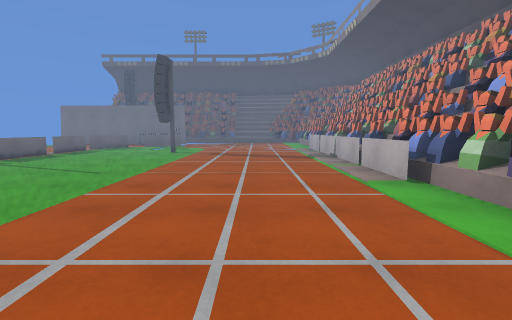
View 1 (above)

20 first-person views from a walk through a Unity game level. The camera is 1.3 m above the floor, tilts 6° down and sees 85° across. The floor is counted in squares, 2.01 m on a side. Each view is taken from the middle of a square. On the plan, view 1 faces up. The plan holds only what a view shows up to about 9 squares ahead; the rest is blank. The place goes on beyond the plan. The player is left out. Surface patterns are stand-ins for the level's own textures.

View 2
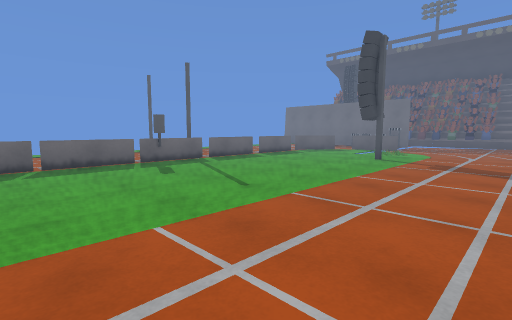

View 3
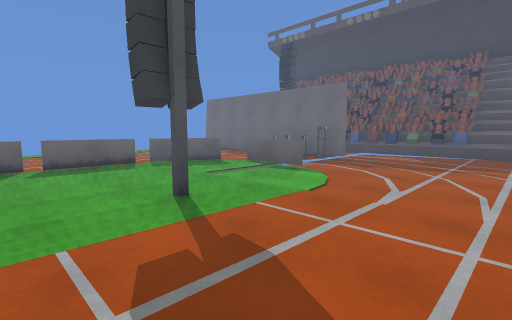

View 4
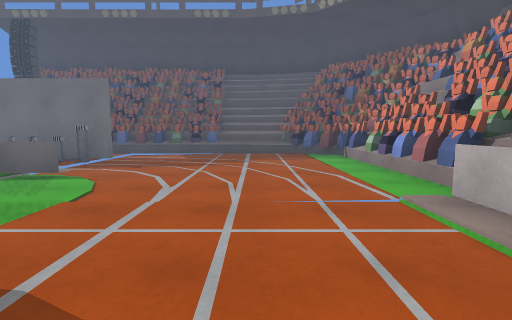

View 5
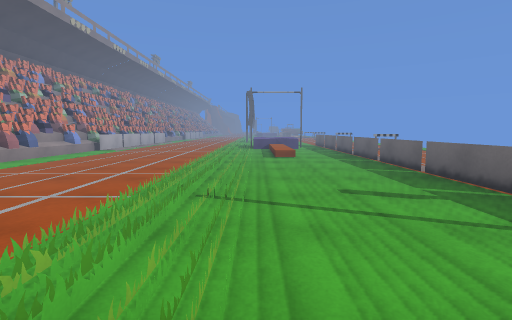

View 6
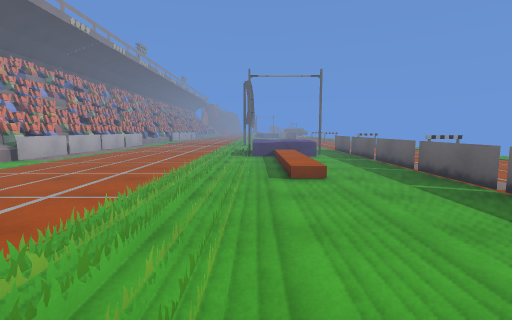

View 7
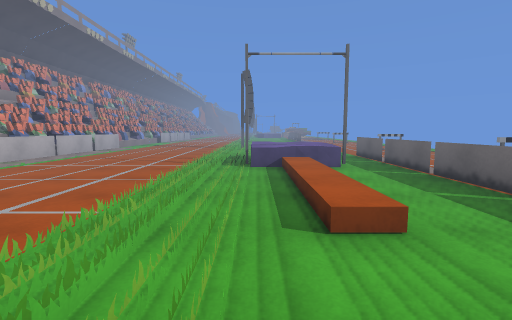

View 8
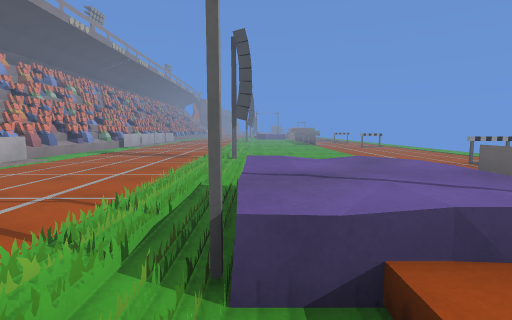

View 9
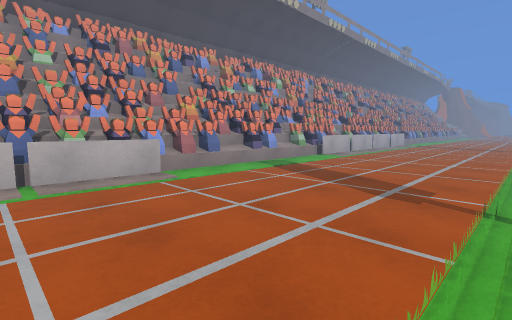

View 10
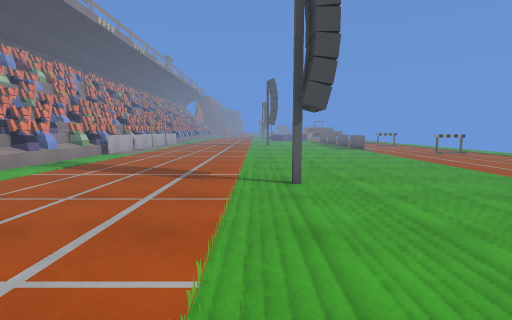

View 11
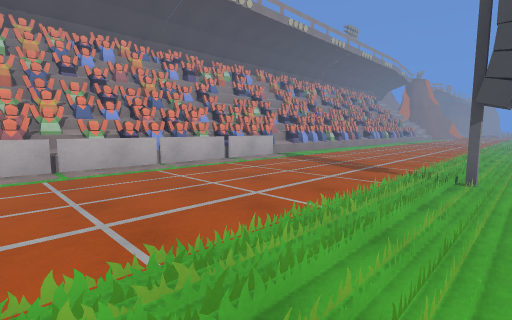

View 12
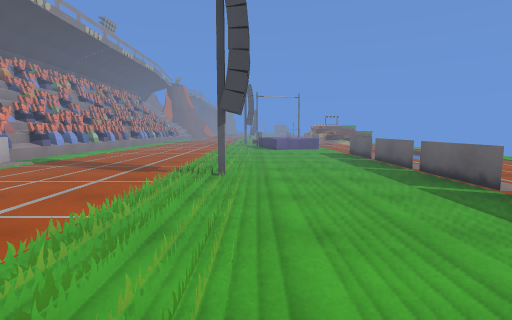

View 13
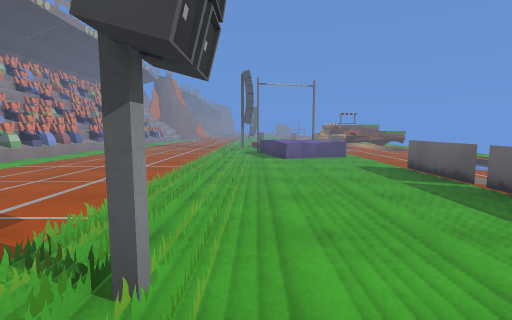

View 14
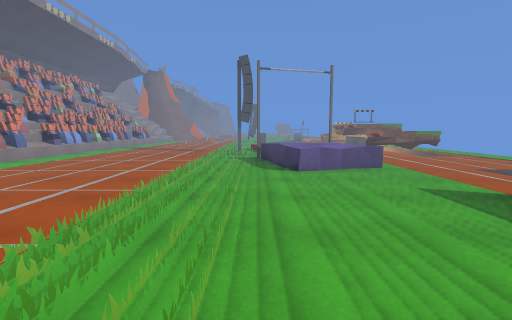

View 15
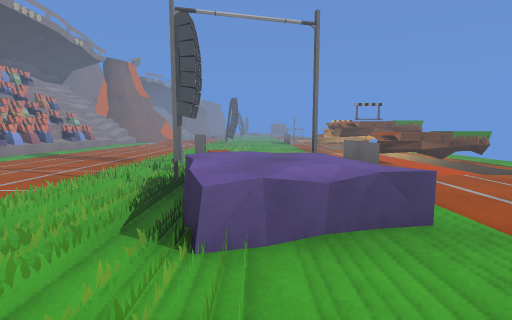

View 16
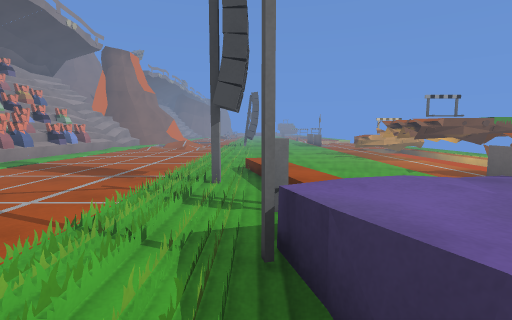

View 17
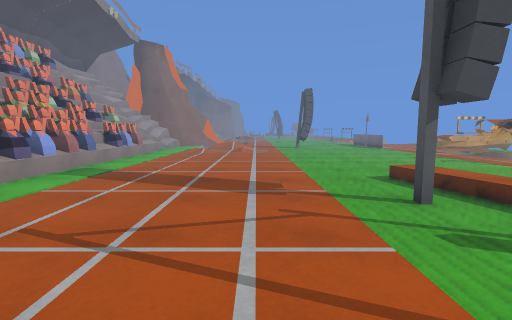

View 18
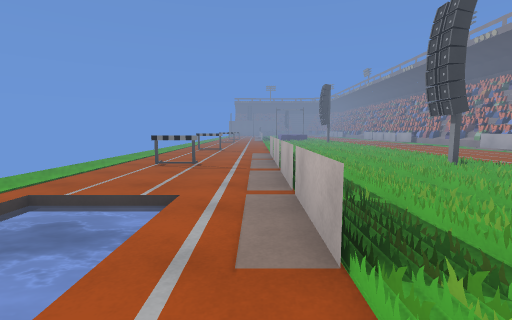

View 19
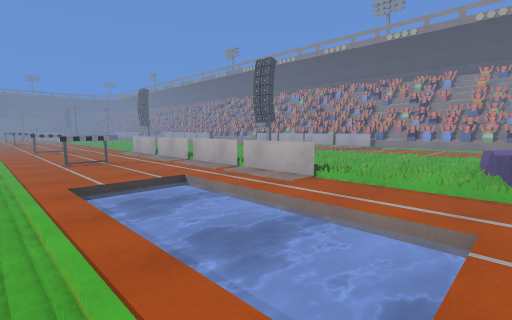

View 20
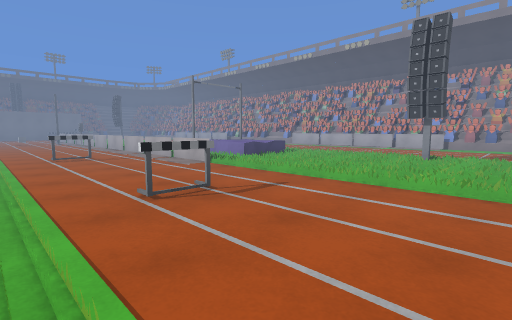

### Floor plan
Key: @ floor where view 1 was taken; # wall or solid block; x gap in a wall; . main floor; - floor 0.25 m lower than the main floor; : floor 0.75 m higher than the main floor; / step, stairs or slope; = window, fence, low wall or low ledge; ≈ water the walk keeps out of; ^ raised ledge.
Columns run from 9 left of view 1 to 3 right of it. Each row starts with its distance up from view 1.
 16     ####=#=#
 15      /////##
 14    ##......##
 13    .##.....##
 12    ......../#
 11     ==...../#
 10    ==....../#
  9    x.......##
  8   .=...#...##
  7   .=.......=#
  6    =.......=#
  5    #.......##
  4    =.......##
  3    =........#
  2    =........#
  1  ..=........#
  0  ..=.....@..#
 -1 ...=........#
 -2 ...=.......##
 -3 .#.=x=#....##
 -4 ...=.=:....#
 -5 ...=.==....#
 -6 ....  .....##
 -7 .... ......##
 -8 .......#....#
 -9 ............#
-10 ............#
-11 ............#
-12  ...........#
-13 ...........##
-14 ...........=#
-15 ...=.......##
-16 ...=.......##
-17 .#.=...#...##
-18 ...=.......##
-19 ...=......./#
-20 .≈≈=......./#
-21 .≈≈......../#
-22 .≈≈......../#
-23 ..../:...../#
-24 ....=:...../#
-25 .//=#//..../#
-26 .-/=.//#.../#
-27 .###../..../#
-28 .-/.../..../#
-29 .##......../#
-30 .##......../#
-31 .##......../#
-32 .^^......../#

Positions as (right, up) in squares from view 1, and headings:
1: (0, 0), facing up
2: (0, 2), facing up-left
3: (0, 7), facing up-left
4: (0, 7), facing up
5: (-3, 7), facing down
6: (-3, 4), facing down
7: (-3, 2), facing down
8: (-3, -2), facing down
9: (-2, -6), facing down-right
10: (-2, -5), facing down
11: (-3, -13), facing down-right
12: (-3, -13), facing down
13: (-3, -16), facing down
14: (-3, -18), facing down
15: (-4, -21), facing down
16: (-3, -23), facing down
17: (-1, -24), facing down
18: (-6, -22), facing up
19: (-9, -23), facing up-right
20: (-9, -10), facing up-right
